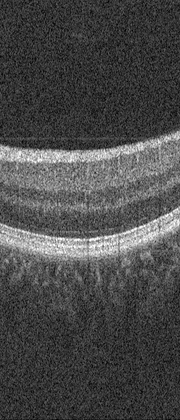
%> input picture images/12.tif, 180 x 420 px, shrunk from 300 x 700 before the run
$ octave os.m   (GNU Octave 9; MATLAB toolbox functions it lacks are replaced by stand-ins)
%> lines starting %> are read from the running program, lines starting %| are printed output that depends on the picture; in (x1, y1, x2, y2) boxes, pixels count from 0 and x2, y2 are one past the last pixel; in counts of white or black regions, pixels touching at a corner belong together; the program's own positions count from 1
clear;
I0 = imread('12.tif');
%> I0 is the input picture: size 420x180 uint8; min 0, max 255, mean 73.9

%OS提取
[m,n] = size(I0);
%> m = 420; n = 180
I1=histeq(I0);
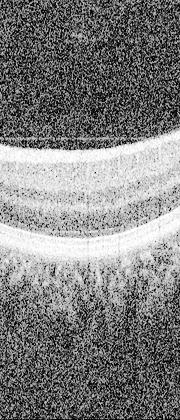
%> I1: size 420x180 uint8; min 0, max 255, mean 126.8
thresh = graythresh(I1); %大津法全局阈值调整
%> thresh = 0.498
I2 = imbinarize(I1, thresh+0.47); %二值化
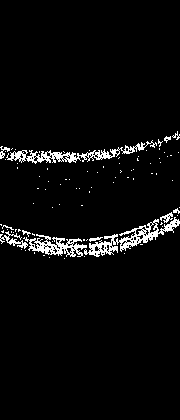
%> I2: size 420x180 logical; 4% white in thin lines or dots, all inside (x1, y1, x2, y2) = (0, 131, 180, 259)
I2 = medfilt2(I2,[6,6]); %中值滤波
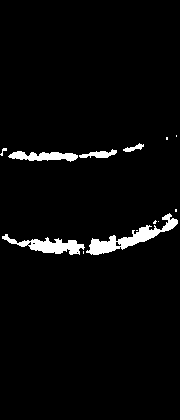
%> I2: size 420x180 logical; 3.4% white; 13 white regions (7 under 20 px), largest, box (x1, y1, x2, y2) and area: (86, 213, 178, 255) 1018, (2, 234, 85, 255) 730, (8, 151, 78, 162) 474, (79, 149, 117, 158) 182, (123, 143, 144, 152) 83, (0, 148, 7, 156) 23

for j = 1:n
    for i = m:-1:1
        if(I2(i, j) == 1)
            for k = i-10:-1:1
                I2(k, j) = 0;
            end
        end
    end
end
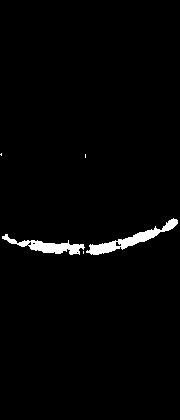
%> I2: size 420x180 logical; 1.9% white; 5 white regions (3 under 20 px), largest, box (x1, y1, x2, y2) and area: (86, 218, 178, 255) 790, (2, 234, 85, 255) 627

%确定第一个点
for i = 1:m
    for j = 1:n
     if(I2(i,j)==1 && i>k)
         k=i;
     end
    end
end
%> after the loop, k = 255

%去除上方多余的点
for j = 1:n
    for i = k-70:-1:1
        I2(i, j) = 0;
    end
end

I3 = edge(I2,'canny');
%> I3: size 420x180 logical; 0.6% white in thin lines or dots, all inside (x1, y1, x2, y2) = (2, 218, 178, 255)

B1 = [0 1 0
      1 1 1
      0 1 0];
for i = 1:1
    I3 = imdilate(I3, B1);
end
%> this loop made 1 pass
%> pass 1, `I3 = imdilate(I3, B1);`:
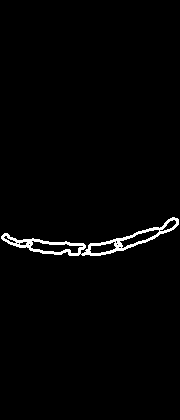
%> I3: size 420x180 logical; 1.6% white; 1 white region, box (x1, y1, x2, y2) and area: (1, 217, 179, 256) 1235

%边界特征提取
for j = 1:n
    ymin(j) = m;
end
%> after the loop, ymin = 180 values from 420 to 420

for i = 1:m
    for j = 1:n
        if(I3(i, j) == 1)
            if(i < ymin(j))
                ymin(j) = i;
            else
                I3(i,j)=0;
            end
        end
    end
end
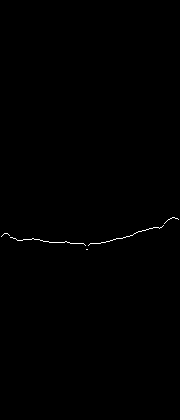
%> I3: size 420x180 logical; 0.24% white in thin lines or dots, all inside (x1, y1, x2, y2) = (1, 217, 179, 250)
%> after the loop, ymin = 180 values, max 420 at index 1, min 218 at index 173, mean 239.5

k = 1;
for i = 1:m
    for j = 1:n
        if(I3(i,j) == 1)
            if(i == ymin(j))
                yOS(k) = i;
                xOS(k) = j;
                k = k + 1;
            end
        end
    end
end
%> after the loop, k = 179; xOS = 178 values, max 179 at index 11, min 2 at index 58, mean 90.5; yOS = 178 values from 218 to 250

imshow(I0);
hold on;

%绘制边界
pOS = polyfit(xOS, yOS, 10);
%> pOS = [1.32e-17 -1.18e-14 4.5e-12 -9.6e-10 1.26e-07 -1.04e-05 0.000537 -0.0165 0.269 -1.67 238.2]
y1OS = polyval(pOS, xOS);
%> y1OS = 178 values, max 244.6 at index 159, min 218 at index 3, mean 237.5
xxOS = linspace(1, n, 300);
%> xxOS = 300 values from 1 to 180
yyOS = spline(xOS, y1OS, xxOS);
%> yyOS = 300 values, max 244.6 at index 136, min 218 at index 292, mean 237.4
plot(xxOS, yyOS, '--', 'LineWidth', 1, 'color', 'y');
legend('OS');
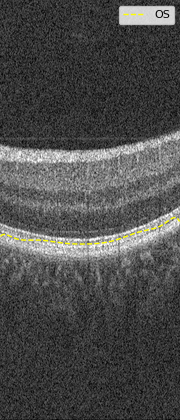
%> figure redrawn from the program's plot data

$ run again, with images/1.tif copied over images/12.tif
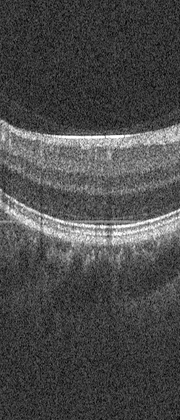
%> input picture images/1.tif, 180 x 420 px, shrunk from 300 x 700 before the run
%> I0 is the input picture: size 420x180 uint8; min 2, max 255, mean 74.8
%> thresh = 0.498
%> after the loop `for j = 1:n`:
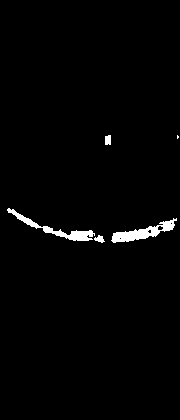
%> I2: size 420x180 logical; 1.6% white; 5 white regions (1 under 20 px), largest, box (x1, y1, x2, y2) and area: (111, 218, 177, 243) 592, (7, 208, 95, 241) 538, (105, 135, 111, 145) 56, (94, 235, 105, 243) 51
%> after the loop `for i = 1:m`: k = 243
%> after the loop `for i = 1:m`: ymin = 180 values, max 420 at index 1, min 208 at index 8, mean 239.9
%> after the loop `for i = 1:m`: k = 168; xOS = 167 values, max 178 at index 33, min 7 at index 6, mean 92.04; yOS = 167 values from 208 to 239
%> pOS = [9.58e-18 -8.18e-15 2.96e-12 -5.92e-10 7.17e-08 -5.48e-06 0.00027 -0.0088 0.187 -1.74 213.5]
%> y1OS = 167 values, max 234 at index 167, min 208 at index 1, mean 225.9
%> yyOS = 300 values, max 234 at index 183, min 208 at index 13, mean 225.6
%> `legend('OS');`:
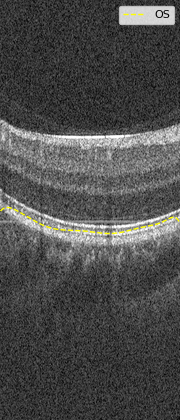
%> figure redrawn from the program's plot data

$ run again, with images/10.tif copied over images/12.tif
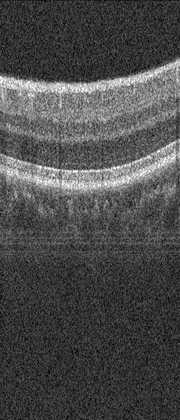
%> input picture images/10.tif, 180 x 420 px, shrunk from 300 x 700 before the run
%> I0 is the input picture: size 420x180 uint8; min 0, max 255, mean 75.4
%> thresh = 0.498
%> after the loop `for j = 1:n`:
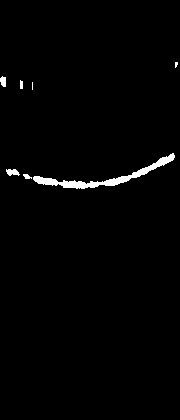
%> I2: size 420x180 logical; 1.4% white; 7 white regions (2 under 20 px), largest, box (x1, y1, x2, y2) and area: (33, 153, 175, 189) 886, (6, 169, 20, 176) 68, (0, 76, 6, 87) 52, (23, 174, 32, 179) 30, (20, 80, 23, 89) 25
%> after the loop `for i = 1:m`: k = 189
%> after the loop `for i = 1:m`: ymin = 180 values, max 420 at index 1, min 153 at index 172, mean 187.1
%> after the loop `for i = 1:m`: k = 171; xOS = 170 values, max 176 at index 8, min 6 at index 49, mean 91.41; yOS = 170 values from 153 to 183
%> pOS = [6.97e-18 -6.52e-15 2.64e-12 -6.09e-10 8.76e-08 -8.14e-06 0.000488 -0.0183 0.397 -4.07 183.6]
%> y1OS = 170 values, max 181.5 at index 150, min 153.6 at index 2, mean 173.4
%> yyOS = 300 values, max 181.5 at index 140, min 153.6 at index 288, mean 173.1
%> `legend('OS');`:
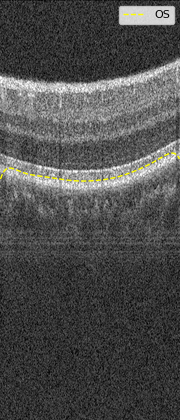
%> figure redrawn from the program's plot data

$ run again, with images/11.tif copied over images/12.tif
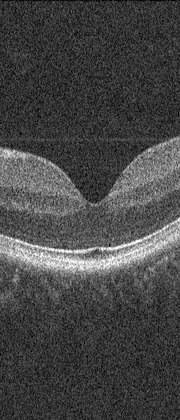
%> input picture images/11.tif, 180 x 420 px, shrunk from 300 x 700 before the run
%> I0 is the input picture: size 420x180 uint8; min 0, max 255, mean 70.1
%> thresh = 0.498
%> after the loop `for i = 1:m`: k = 271
%> after the loop `for i = 1:m`: ymin = 180 values, max 420 at index 180, min 229 at index 175, mean 251.8
%> after the loop `for i = 1:m`: k = 180; xOS = 179 values, max 179 at index 9, min 1 at index 62, mean 90; yOS = 179 values from 229 to 260
%> pOS = [2.51e-20 2.16e-16 -1.69e-13 5.24e-11 -8.38e-09 7.24e-07 -2.95e-05 5.12e-05 0.0358 -0.687 250]
%> y1OS = 179 values, max 259.7 at index 158, min 229.7 at index 2, mean 250.9
%> yyOS = 300 values, max 259.7 at index 140, min 229.7 at index 293, mean 250.8
%> `legend('OS');`:
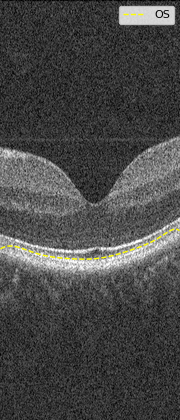
%> figure redrawn from the program's plot data
